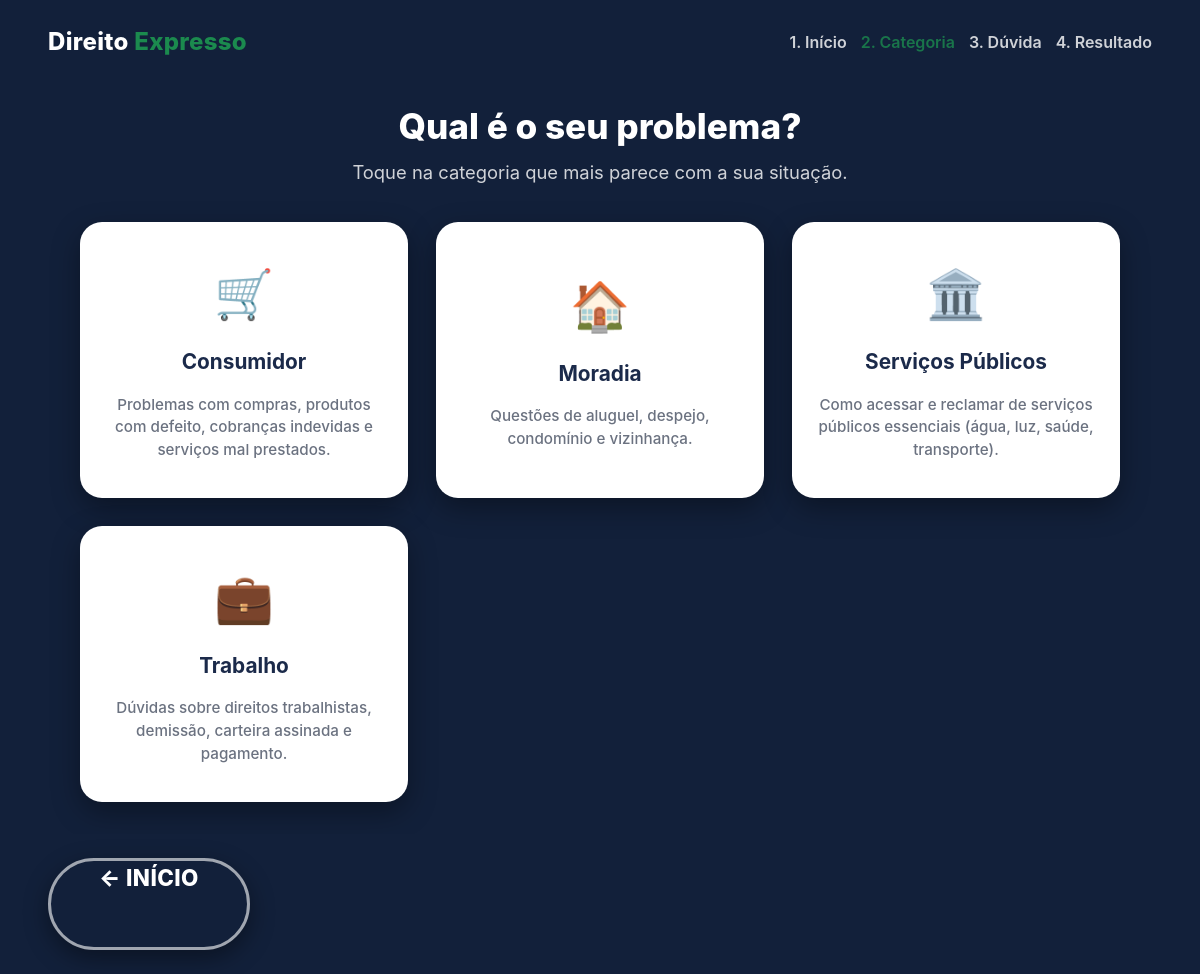
/totem.php?page=categorias, run on the app's committed database.
### tables this page shows
CREATE TABLE Categoria (
  idCategoria INT UNSIGNED AUTO_INCREMENT PRIMARY KEY,
  nome        VARCHAR(100) NOT NULL,
  descricao   TEXT NULL
);

### app/Core/helpers.php (called while the page is built, shortened)
<?php
function renderView(string $view, array $dados = []): void
{
    extract($dados);
    $caminho = dirname(__DIR__) . '/Views/' . $view . '.php';
    require $caminho;
}
function e(?string $valor): string
{
    return htmlspecialchars($valor ?? '', ENT_QUOTES, 'UTF-8');
}

### app/Controllers/TriagemController.php (called while the page is built, shortened)
<?php
class TriagemController
{
    public static function totemCategorias(): void
    {
        renderView('totem/categorias', [
            'categorias' => Categoria::all(),
        ]);
    }
}

### app/Models/Categoria.php (called while the page is built, shortened)
<?php
class Categoria
{
    public static function all(): array
    {
        return Database::getConnection()
            ->query('SELECT * FROM Categoria ORDER BY nome')
            ->fetchAll();
    }
}

### app/Views/totem/categorias.php (the view, shortened to what this page needs)
<?php
require __DIR__ . '/partials/layout-topo.php';
$estiloCategoria = [
    'Consumidor'        => '🛒',
    'Trabalho'          => '💼',
    'Moradia'           => '🏠',
    'Serviços Públicos' => '🏛️',
];
?>
<div class="totem-conteudo">
  <h1 class="totem-titulo">Qual é o seu problema?</h1>
  <p class="totem-subtitulo">Toque na categoria que mais parece com a sua situação.</p>
  <div class="totem-grade">
    <?php foreach ($categorias as $categoria): ?>
      <a class="totem-cartao" href="totem.php?page=duvidas&amp;categoria=<?= (int) $categoria['idCategoria'] ?>">
        <span class="icone-grande"><?= $estiloCategoria[$categoria['nome']] ?? '⚖️' ?></span>
        <span><?= e($categoria['nome']) ?></span>
        <span class="descricao-pequena"><?= e($categoria['descricao'] ?? '') ?></span>
      </a>
    <?php endforeach; ?>
  </div>
</div>
<div class="totem-rodape">
  <a href="totem.php?page=inicio" class="totem-botao totem-botao-secundario">← Início</a>
</div>
<?php require __DIR__ . '/partials/layout-rodape.php'; ?>

### public/assets/css/base.css (style rules this page uses)
:root { --cor-primaria: #1b8a4e; --cor-primaria-escura: #146b3c; --cor-primaria-clara: #e6f6ec; --cor-secundaria: #1b2a4a; --cor-secundaria-escura: #12203a; --cor-texto: #1f2937; --cor-texto-suave: #6b7280; --cor-fundo: #f7f9fc; --cor-borda: #e5e7eb; --cor-branco: #ffffff; --cor-azul: #2f6fed; --cor-azul-clara: #e8f0fe; --cor-laranja: #f5a524; --cor-laranja-clara: #fdf1dd; --cor-roxo: #7c4dff; --cor-roxo-claro: #efe9ff; --cor-vermelho: #dc2626; --cor-vermelho-clara: #fde8e8; --raio: 12px; --raio-pequeno: 8px; --sombra: 0 4px 16px rgba(20, 32, 58, 0.08); --fonte: -apple-system, "Segoe UI", Roboto, Arial, sans-serif; }
* { box-sizing: border-box; }
html, body { margin: 0; padding: 0; }
body { font-family: var(--fonte); color: var(--cor-texto); background: var(--cor-fundo); line-height: 1.5; }
a { color: inherit; text-decoration: none; }

### public/assets/css/totem.css (style rules this page uses)
html.totem, body.totem { height: 100%; overflow: hidden; background: var(--cor-secundaria-escura); color: var(--cor-branco); -webkit-tap-highlight-color: transparent; user-select: none; }
.totem-conteudo { flex: 1; overflow-y: auto; scrollbar-width: none; -ms-overflow-style: none; padding: 8px 48px 32px; display: flex; flex-direction: column; align-items: center; text-align: center; }
.totem-titulo { font-size: 2.2rem; font-weight: 800; margin: 8px 0 6px; }
.totem-subtitulo { font-size: 1.15rem; opacity: 0.8; max-width: 640px; margin: 0 0 36px; }
.totem-grade { display: grid; grid-template-columns: repeat(auto-fit, minmax(260px, 1fr)); gap: 28px; width: 100%; max-width: 1040px; }
.totem-cartao { background: var(--cor-branco); color: var(--cor-secundaria); border: none; border-radius: 22px; padding: 36px 26px; font-size: 1.3rem; font-weight: 700; display: flex; flex-direction: column; align-items: center; justify-content: center; gap: 16px; min-height: 220px; box-shadow: 0 10px 28px rgba(0, 0, 0, 0.35); transition: transform 0.08s ease, background 0.15s ease; }
.totem-cartao .icone-grande { font-size: 3rem; }
.totem-cartao .descricao-pequena { font-size: 0.95rem; font-weight: 500; color: var(--cor-texto-suave); }
.totem-botao { min-height: 92px; padding: 0 48px; font-size: 1.4rem; font-weight: 800; border-radius: 999px; border: none; text-transform: uppercase; letter-spacing: 0.4px; box-shadow: 0 8px 24px rgba(0, 0, 0, 0.4); transition: transform 0.08s ease; }
.totem-botao-secundario { background: transparent; color: var(--cor-branco); border: 3px solid rgba(255, 255, 255, 0.6); }
.totem-rodape { flex-shrink: 0; padding: 24px 48px; display: flex; justify-content: space-between; align-items: center; }

### data on the page
categoria: nome "🛒", nome "Consumidor", descricao "Problemas com compras, produtos com defeito, cobranças indevidas e serviços mal prestados."
categoria: nome "🏠", nome "Moradia", descricao "Questões de aluguel, despejo, condomínio e vizinhança."
categoria: nome "🏛️", nome "Serviços Públicos", descricao "Como acessar e reclamar de serviços públicos essenciais (água, luz, saúde, transporte)."
categoria: nome "💼", nome "Trabalho", descricao "Dúvidas sobre direitos trabalhistas, demissão, carteira assinada e pagamento."

### other printed values
$rotulo "Início"
$rotulo "Categoria"
$rotulo "Dúvida"
$rotulo "Resultado"
